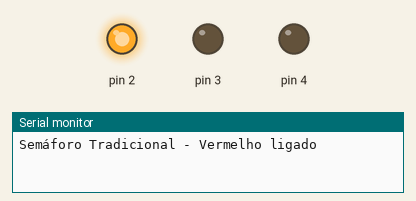
A sketch run on a simulated Arduino Uno, built with avr-gcc and run on an emulated ATmega328P. Shown: output pins drawn as LEDs (lit = HIGH), the last lines printed to the serial monitor.

Above: at 1.5 s.
At 4.0 s:
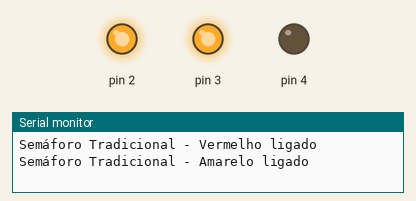
At 7.5 s:
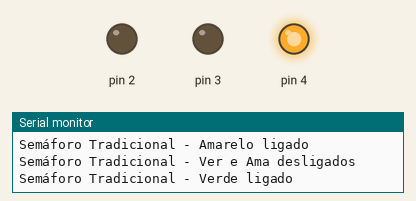
Timing chart, 0 to 13.0 s (numbered marks = the images above):
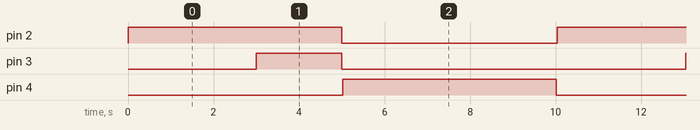

The sketch:

_projeto_sem_foro_robotica_placa_dupla1.ino
```cpp
void setup()
{
  pinMode (2, OUTPUT);
  pinMode (3, OUTPUT);
  pinMode (4, OUTPUT);
  Serial.begin(9600);
}

void loop()
{
  Serial.println("Semáforo Tradicional - Vermelho ligado");
 digitalWrite(2, HIGH);
  delay(3000);
  Serial.println("Semáforo Tradicional - Amarelo ligado");
 digitalWrite(3, HIGH);
  delay(2000);
 digitalWrite(2, LOW);
 digitalWrite(3, LOW);
  Serial.println("Semáforo Tradicional - Ver e Ama desligados");
  Serial.println("Semáforo Tradicional - Verde ligado");
 digitalWrite(4, HIGH);
  delay(5000);
 digitalWrite(4, LOW);
  Serial.println("Semáforo Tradicional - Verde desligado");
}
```

code.cpp
```cpp
void setup()
{
  pinMode(2, OUTPUT);
  pinMode(3, OUTPUT);
  Serial.begin(9600);
}

void loop()
{
  Serial.println("Semáforo de alerta - Ligado");
  digitalWrite(2, HIGH);
  digitalWrite(3, HIGH);
  delay(500);
  Serial.println("Semáforo de alerta - Desligado");
  digitalWrite(2, LOW);
  digitalWrite(3, LOW);
  delay(500);
}
```

Measured:
- by itself, pin 2, pin 4: alternates HIGH for 5.0 s and LOW for 5.0 s
- by itself, pin 3: alternates HIGH for 2.0 s and LOW for 8.0 s
- by itself, everything shown: repeats every 10.0 s, in 4 steps
